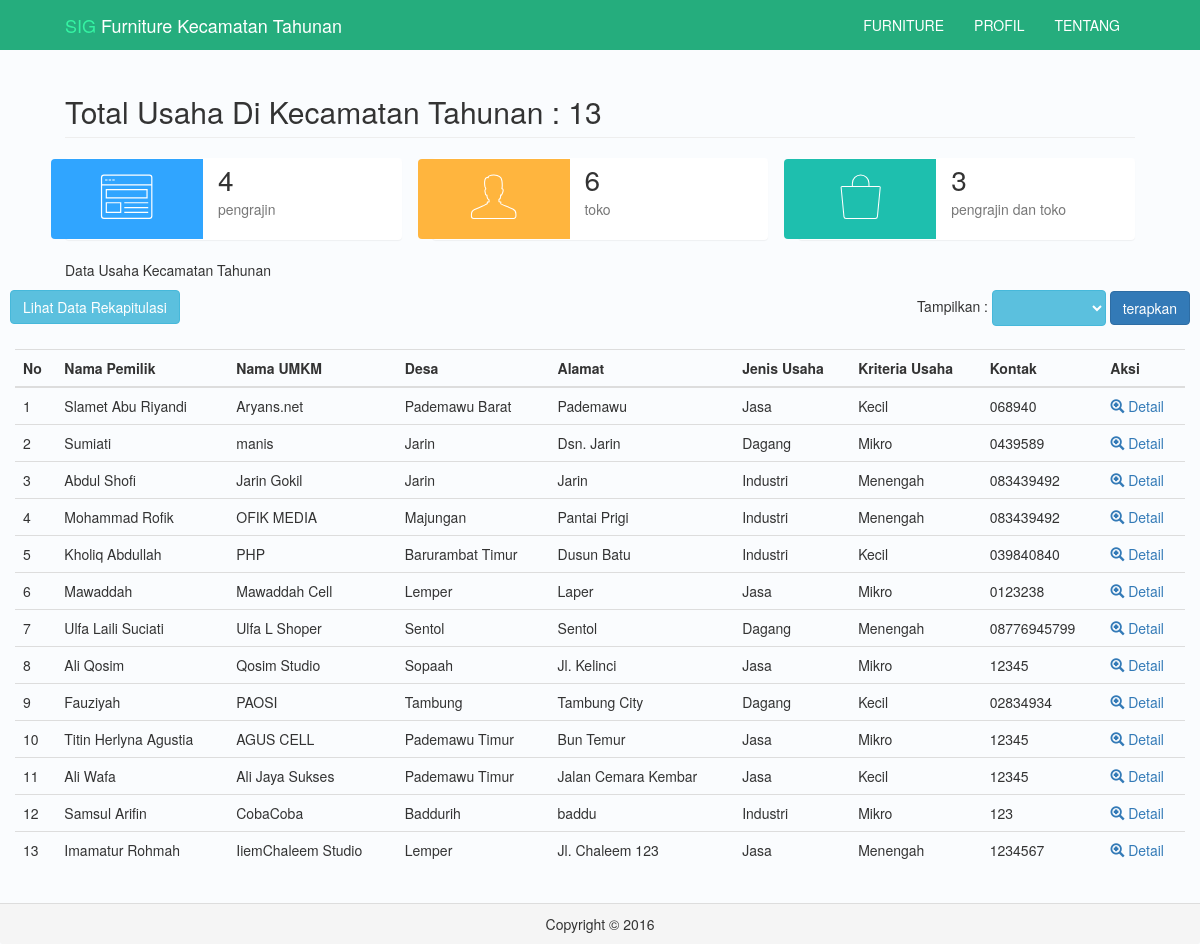
Screenshot of /?dataUmkm with the database file from the repository.
### tables this page shows
CREATE TABLE IF NOT EXISTS `data` (
  `id` int(100) NOT NULL AUTO_INCREMENT,
  `nama_pemilik` varchar(35) NOT NULL,
  `nama_umkm` varchar(50) NOT NULL,
  `alamat` varchar(250) NOT NULL,
  `usaha` varchar(25) NOT NULL,
  `jenis_usaha` varchar(35) NOT NULL,
  `desa` varchar(35) NOT NULL,
  `kriteria` varchar(35) NOT NULL,
  `kontak` varchar(35) NOT NULL,
  `lat` varchar(50) NOT NULL,
  `longi` varchar(50) NOT NULL,
  `keterangan` varchar(250) NOT NULL,
  PRIMARY KEY (`id`)
);

### umkm.php (the view, shortened to what the rows shown need)
<div class="row">
	<div class="col-lg-12">
		<?php
		if ($lihat == 'Baddurih' || $lihat == 'Barurambat Timur' || $lihat == 'Buddagan' || $lihat == 'Buddih' || $lihat == 'Bunder' || $lihat == 'Dasok' || $lihat == 'Durbuk' || $lihat == 'Jarin' || $lihat == 'Lawangan Daya' || $lihat == 'Lemper' || $lihat == 'Majungan' || $lihat == 'Murtajih' || $lihat == 'Padelegan' || $lihat == 'Pademawu Barat' || $lihat == 'Pademawu Timur' || $lihat == 'Pagagan' || $lihat == 'Prekbun' || $lihat == 'Sentol' || $lihat == 'Sopaah' || $lihat == 'Sumedangan' || $lihat == 'Tambung' || $lihat == 'Tanjung') {
			echo "<h2 class='page-header'>Total Usaha di Desa ".$lihat." : ".$dataDesa."</h2>";
		}else{
			echo "<h2 class='page-header'>Total Usaha Di Kecamatan Tahunan  : ". $jmlData."</h2>";
		}
		?>
	</div>
</div>
		</div>
		<div class="panel-body">
			<table class="table table-hover">
			<tr>
				<thead>
					<th>No</th>
					<th>Nama Pemilik</th>
					<th>Nama UMKM</th>
					<th>Desa</th>
					<th>Alamat</th>
					<th>Jenis Usaha</th>
					<th>Kriteria Usaha</th>
					<th>Kontak</th>
					<th>Aksi</th>
				</thead>
			</tr>
			<?php
			$no = 1;
			if ($lihat == 'Baddurih' || $lihat == 'Barurambat Timur' || $lihat == 'Buddagan' || $lihat == 'Buddih' || $lihat == 'Bunder' || $lihat == 'Dasok' || $lihat == 'Durbuk' || $lihat == 'Jarin' || $lihat == 'Lawangan Daya' || $lihat == 'Lemper' || $lihat == 'Majungan' || $lihat == 'Murtajih' || $lihat == 'Padelegan' || $lihat == 'Pademawu Barat' || $lihat == 'Pademawu Timur' || $lihat == 'Pagagan' || $lihat == 'Prekbun' || $lihat == 'Sentol' || $lihat == 'Sopaah' || $lihat == 'Sumedangan' || $lihat == 'Tambung' || $lihat == 'Tanjung'){
				if ($dataDesa < 1) {
					echo "<tr>
						<td colspan='10' class='alert-danger'>Tidak ada data UMKM !</td>
						</tr>";
				}else{
					if ($_GET['usaha']=='Industri') {
						if ($_GET['kategori']=='Mikro') {
							while ($row = mysqli_fetch_array($industriMikroDesa)) {
							echo "<tr>
								<td>$no</td>
								<td>".$row['nama_pemilik']."</td>
								<td>".$row['nama_umkm']."</td>
								<td>".$row['desa']."</td>
								<td>".$row['alamat']."</td>
								<td>".$row['usaha']."</td>
								<td>".$row['kriteria']."</td>
								<td>".$row['kontak']."</td>
								<td><a href='?umkm=$row[id]'><span class='glyphicon glyphicon-zoom-in'></span> Detail</a></td>
								</tr>";
							$no++;
								}
						}elseif ($_GET['kategori']=='Kecil') {
							while ($row = mysqli_fetch_array($industriKecilDesa)) {
							echo "<tr>
								<td>$no</td>
								<td>".$row['nama_pemilik']."</td>
								<td>".$row['nama_umkm']."</td>
								<td>".$row['desa']."</td>
								<td>".$row['alamat']."</td>
								<td>".$row['usaha']."</td>
								<td>".$row['kriteria']."</td>
								<td>".$row['kontak']."</td>
								<td><a href='?umkm=$row[id]'><span class='glyphicon glyphicon-zoom-in'></span> Detail</a></td>
								</tr>";
							$no++;
								}
						}elseif ($_GET['kategori']=='Menengah') {
							while ($row = mysqli_fetch_array($industriMenengahDesa)) {
							echo "<tr>
								<td>$no</td>
								<td>".$row['nama_pemilik']."</td>
								<td>".$row['nama_umkm']."</td>
								<td>".$row['desa']."</td>
								<td>".$row['alamat']."</td>
								<td>".$row['usaha']."</td>
								<td>".$row['kriteria']."</td>
								<td>".$row['kontak']."</td>
								<td><a href='?umkm=$row[id]'><span class='glyphicon glyphicon-zoom-in'></span> Detail</a></td>
								</tr>";
							$no++;
								}
						}else{
							while ($row = mysqli_fetch_array($desaIndustri)) {
							echo "<tr>
								<td>$no</td>
								<td>".$row['nama_pemilik']."</td>
								<td>".$row['nama_umkm']."</td>
								<td>".$row['desa']."</td>
								<td>".$row['alamat']."</td>
								<td>".$row['usaha']."</td>
								<td>".$row['kriteria']."</td>
								<td>".$row['kontak']."</td>
								<td><a href='?umkm=$row[id]'><span class='glyphicon glyphicon-zoom-in'></span> Detail</a></td>
								</tr>";
							$no++;
								}
						}
					}elseif ($_GET['usaha']=='Dagang') {
						if ($_GET['kategori']=='Mikro') {
							while ($row = mysqli_fetch_array($dagangMikroDesa)) {
							echo "<tr>
								<td>$no</td>
								<td>".$row['nama_pemilik']."</td>
								<td>".$row['nama_umkm']."</td>
								<td>".$row['desa']."</td>
								<td>".$row['alamat']."</td>
								<td>".$row['usaha']."</td>
								<td>".$row['kriteria']."</td>
								<td>".$row['kontak']."</td>
								<td><a href='?umkm=$row[id]'><span class='glyphicon glyphicon-zoom-in'></span> Detail</a></td>
								</tr>";
							$no++;
								}
						}elseif ($_GET['kategori']=='Kecil') {
							while ($row = mysqli_fetch_array($dagangKecilDesa)) {
							echo "<tr>
								<td>$no</td>
								<td>".$row['nama_pemilik']."</td>
								<td>".$row['nama_umkm']."</td>
								<td>".$row['desa']."</td>
								<td>".$row['alamat']."</td>
								<td>".$row['usaha']."</td>
								<td>".$row['kriteria']."</td>
								<td>".$row['kontak']."</td>
								<td><a href='?umkm=$row[id]'><span class='glyphicon glyphicon-zoom-in'></span> Detail</a></td>
								</tr>";
							$no++;
								}
						}elseif ($_GET['kategori']=='Menengah') {
							while ($row = mysqli_fetch_array($dagangMenengahDesa)) {
							echo "<tr>
								<td>$no</td>
								<td>".$row['nama_pemilik']."</td>
								<td>".$row['nama_umkm']."</td>
								<td>".$row['desa']."</td>
								<td>".$row['alamat']."</td>
								<td>".$row['usaha']."</td>
								<td>".$row['kriteria']."</td>
								<td>".$row['kontak']."</td>
								<td><a href='?umkm=$row[id]'><span class='glyphicon glyphicon-zoom-in'></span> Detail</a></td>
								</tr>";
							$no++;
								}
						}else{
						while ($row = mysqli_fetch_array($desaDagang)) {
						echo "<tr>
							<td>$no</td>
							<td>".$row['nama_pemilik']."</td>
							<td>".$row['nama_umkm']."</td>
							<td>".$row['desa']."</td>
							<td>".$row['alamat']."</td>
							<td>".$row['usaha']."</td>
							<td>".$row['kriteria']."</td>
							<td>".$row['kontak']."</td>
							<td><a href='?umkm=$row[id]'><span class='glyphicon glyphicon-zoom-in'></span> Detail</a></td>
							</tr>";
						$no++;
							}
						}
					}elseif ($_GET['usaha']=='Jasa') {
						if ($_GET['kategori']=='Mikro') {
							while ($row = mysqli_fetch_array($jasaMikroDesa)) {
							echo "<tr>
								<td>$no</td>
								<td>".$row['nama_pemilik']."</td>
								<td>".$row['nama_umkm']."</td>
								<td>".$row['desa']."</td>
								<td>".$row['alamat']."</td>
								<td>".$row['usaha']."</td>
								<td>".$row['kriteria']."</td>
								<td>".$row['kontak']."</td>
								<td><a href='?umkm=$row[id]'><span class='glyphicon glyphicon-zoom-in'></span> Detail</a></td>
								</tr>";
							$no++;
								}
						}elseif ($_GET['kategori']=='Kecil') {
							while ($row = mysqli_fetch_array($jasaKecilDesa)) {
							echo "<tr>
								<td>$no</td>
								<td>".$row['nama_pemilik']."</td>
								<td>".$row['nama_umkm']."</td>
								<td>".$row['desa']."</td>
								<td>".$row['alamat']."</td>
								<td>".$row['usaha']."</td>
								<td>".$row['kriteria']."</td>
								<td>".$row['kontak']."</td>
								<td><a href='?umkm=$row[id]'><span class='glyphicon glyphicon-zoom-in'></span> Detail</a></td>
								</tr>";
							$no++;
								}
						}elseif ($_GET['kategori']=='Menengah') {
							while ($row = mysqli_fetch_array($jasaMenengahDesa)) {
							echo "<tr>
								<td>$no</td>
								<td>".$row['nama_pemilik']."</td>
								<td>".$row['nama_umkm']."</td>
								<td>".$row['desa']."</td>
								<td>".$row['alamat']."</td>
								<td>".$row['usaha']."</td>
								<td>".$row['kriteria']."</td>
								<td>".$row['kontak']."</td>
								<td><a href='?umkm=$row[id]'><span class='glyphicon glyphicon-zoom-in'></span> Detail</a></td>
								</tr>";
							$no++;
								}
						}else{
						while ($row = mysqli_fetch_array($desaJasa)) {
						echo "<tr>
							<td>$no</td>
							<td>".$row['nama_pemilik']."</td>
							<td>".$row['nama_umkm']."</td>
							<td>".$row['desa']."</td>
							<td>".$row['alamat']."</td>
							<td>".$row['usaha']."</td>
							<td>".$row['kriteria']."</td>
							<td>".$row['kontak']."</td>
							<td><a href='?umkm=$row[id]'><span class='glyphicon glyphicon-zoom-in'></span> Detail</a></td>
							</tr>";
						$no++;
							}
						}
					}else{
					while ($row = mysqli_fetch_array($showDesa)) {
						echo "<tr>
							<td>$no</td>
							<td>".$row['nama_pemilik']."</td>
							<td>".$row['nama_umkm']."</td>
							<td>".$row['desa']."</td>
							<td>".$row['alamat']."</td>
							<td>".$row['usaha']."</td>
							<td>".$row['kriteria']."</td>
							<td>".$row['kontak']."</td>
							<td><a href='?umkm=$row[id]'><span class='glyphicon glyphicon-zoom-in'></span> Detail</a></td>
						</tr>";
					$no++;
						}
					}
				}
			}
			else{
				while ($row = mysqli_fetch_array($data)) {
				echo "<tr>
					<td>$no</td>
					<td>".$row['nama_pemilik']."</td>
					<td>".$row['nama_umkm']."</td>
					<td>".$row['desa']."</td>
					<td>".$row['alamat']."</td>
					<td>".$row['usaha']."</td>
					<td>".$row['kriteria']."</td>
					<td>".$row['kontak']."</td>
					<td><a href='?umkm=$row[id]'><span class='glyphicon glyphicon-zoom-in'></span> Detail</a></td>
				</tr>";
				$no++;
			}
		}
			?>
		</table>
		</div>

### rows the page displays
data: nama_pemilik "Slamet Abu Riyandi", nama_umkm "Aryans.net", desa "Pademawu Barat", alamat "Pademawu", usaha "Jasa", kriteria "Kecil", kontak "068940"
data: nama_pemilik "Sumiati", nama_umkm "manis", desa "Jarin", alamat "Dsn. Jarin", usaha "Dagang", kriteria "Mikro", kontak "0439589"
data: nama_pemilik "Abdul Shofi", nama_umkm "Jarin Gokil", desa "Jarin", alamat "Jarin", usaha "Industri", kriteria "Menengah", kontak "083439492"
data: nama_pemilik "Mohammad Rofik", nama_umkm "OFIK MEDIA", desa "Majungan", alamat "Pantai Prigi", usaha "Industri", kriteria "Menengah", kontak "083439492"
data: nama_pemilik "Kholiq Abdullah", nama_umkm "PHP", desa "Barurambat Timur", alamat "Dusun Batu", usaha "Industri", kriteria "Kecil", kontak "039840840"
data: nama_pemilik "Mawaddah", nama_umkm "Mawaddah Cell", desa "Lemper", alamat "Laper", usaha "Jasa", kriteria "Mikro", kontak "0123238"
data: nama_pemilik "Ulfa Laili Suciati", nama_umkm "Ulfa L Shoper", desa "Sentol", alamat "Sentol", usaha "Dagang", kriteria "Menengah", kontak "08776945799"
data: nama_pemilik "Ali Qosim", nama_umkm "Qosim Studio", desa "Sopaah", alamat "Jl. Kelinci", usaha "Jasa", kriteria "Mikro", kontak "12345"
data: nama_pemilik "Fauziyah", nama_umkm "PAOSI", desa "Tambung", alamat "Tambung City", usaha "Dagang", kriteria "Kecil", kontak "02834934"
data: nama_pemilik "Titin Herlyna Agustia", nama_umkm "AGUS CELL", desa "Pademawu Timur", alamat "Bun Temur", usaha "Jasa", kriteria "Mikro", kontak "12345"
data: nama_pemilik "Ali Wafa", nama_umkm "Ali Jaya Sukses", desa "Pademawu Timur", alamat "Jalan Cemara Kembar", usaha "Jasa", kriteria "Kecil", kontak "12345"
data: nama_pemilik "Samsul Arifin", nama_umkm "CobaCoba", desa "Baddurih", alamat "baddu", usaha "Industri", kriteria "Mikro", kontak "123"
data: nama_pemilik "Imamatur Rohmah", nama_umkm "IiemChaleem Studio", desa "Lemper", alamat "Jl. Chaleem 123", usaha "Jasa", kriteria "Menengah", kontak "1234567"

### other values shown
$jmlData "13"
$jmlIndustri "4"
$jmlJasa "6"
$jmlDagang "3"
